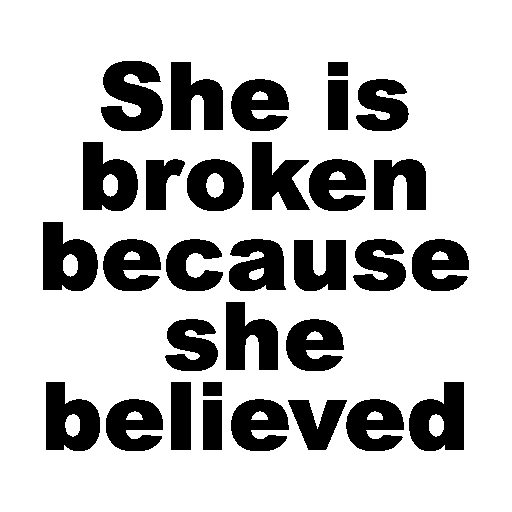
#> input picture Assignment_29/inputs/1.jpg, 512 x 512 px, found by its file name
$ python 2_average_filter.py
#> lines starting #> are read from the running program, lines starting #| are printed output that depends on the picture; after the words box and inside, x2 and y2 are one past the last pixel; in counts of white or black regions, pixels touching at a corner belong together
import os
import cv2
import numpy as np
import matplotlib.pyplot as plt


img = cv2.imread("inputs/1.jpg" , cv2.IMREAD_GRAYSCALE)
#> img: shape (512, 512); 76.8% white; 31 black regions, largest, box (x1, y1, x2, y2) and area: (101, 61, 163, 131) 3002, (409, 382, 464, 451) 2659, (83, 142, 138, 211) 2651
filter = np.ones((3,3)  , np.float32) * 5 # * 1 , 0.04 , 5
result = cv2.filter2D(img , -1 , filter  )
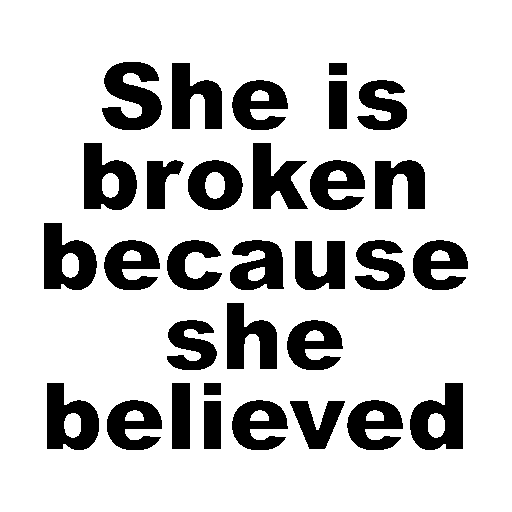
#> result: shape (512, 512); 80.3% white; 31 black regions, largest, box (x1, y1, x2, y2) and area: (102, 62, 162, 130) 2553, (410, 383, 463, 450) 2315, (84, 143, 137, 210) 2307


Direc = "outputs/magic"
#> (the run stopped early here; a loop or call above may not have finished)
